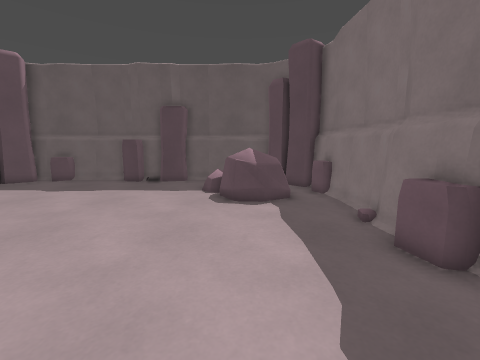
view 1 (above)

16 first-person views from a walk through a level from a Godot 3-D game. The camera is 1.2 m above the floor, tilts 8° down and sees 90° across. The floor is counted in squares, 0.5 m on a side. Each view is taken from the middle of a square. On the plan, view 1 faces up. The plan holds only what a view shows up to about 17 squares ahead; the rest is blank. Characters and animated objects are not drawn.

view 2
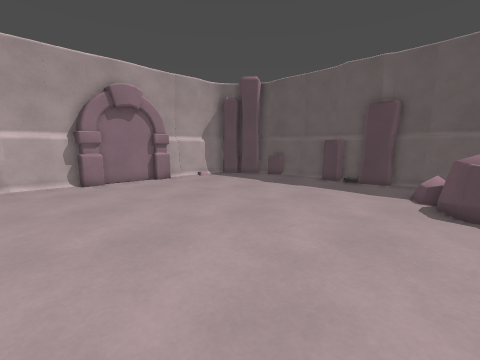

view 3
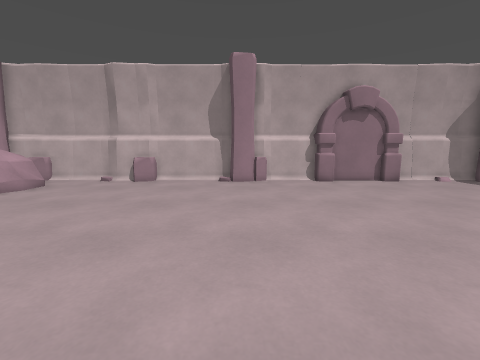

view 4
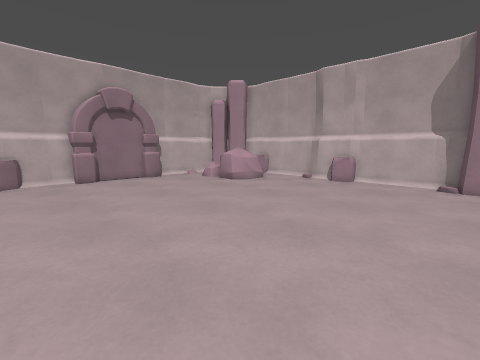

view 5
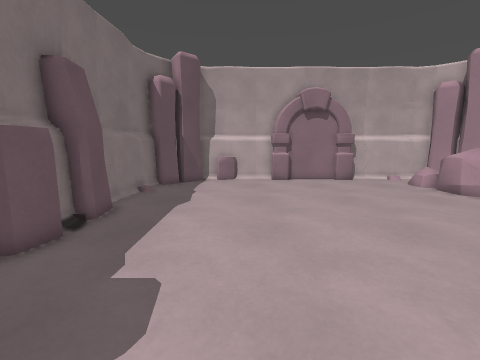

view 6
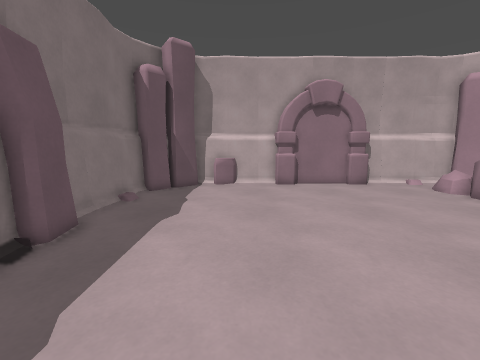

view 7
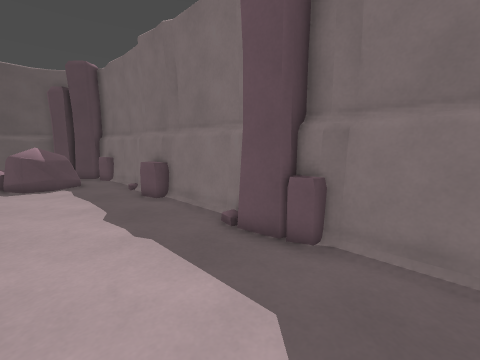

view 8
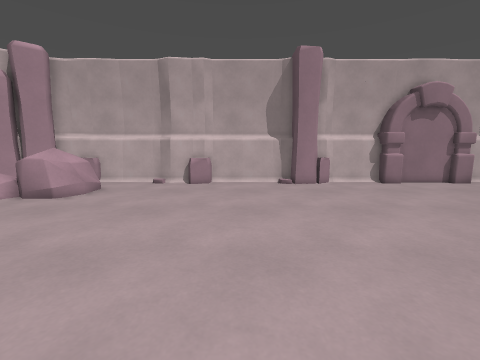

view 9
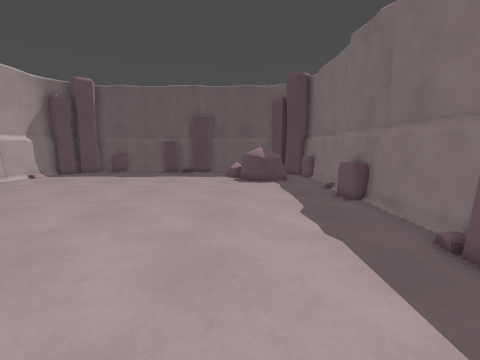

view 10
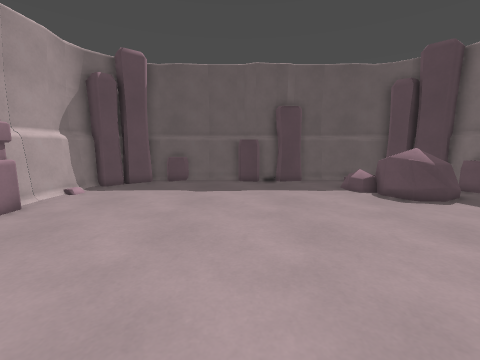

view 11
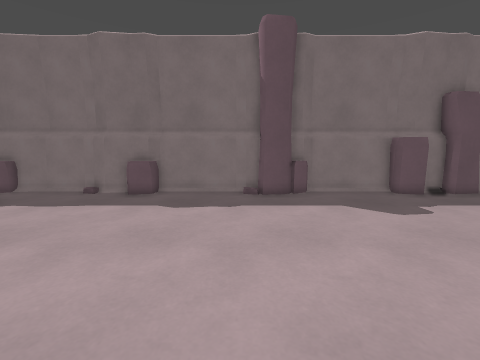

view 12
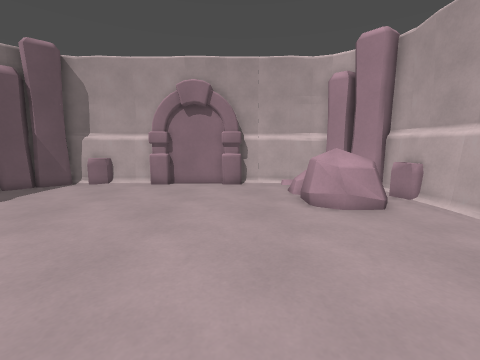

view 13
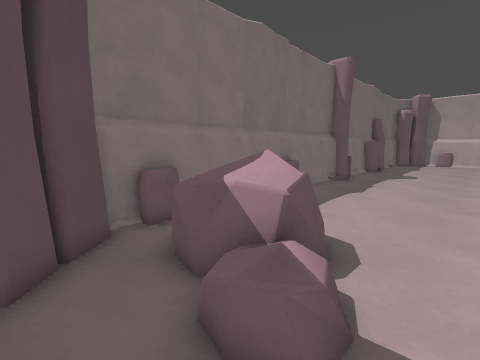

view 14
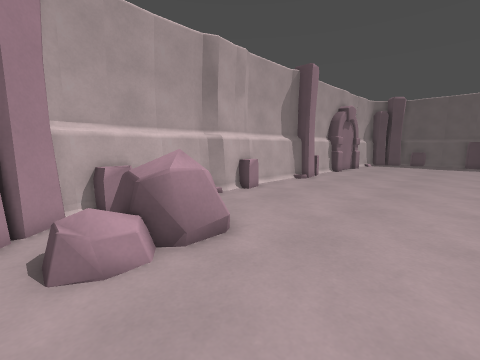

view 15
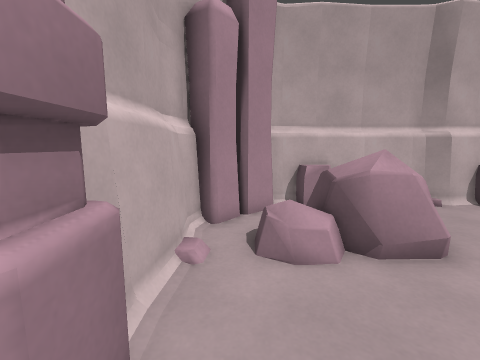

view 16
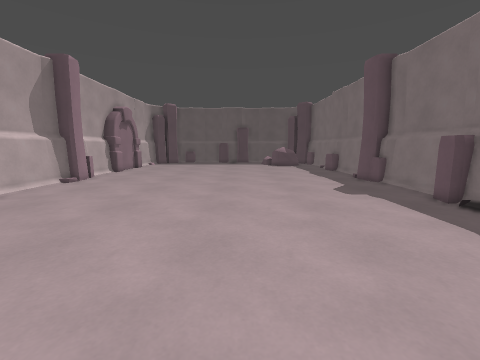

### Floor plan
Key: @ floor where view 1 was taken; # wall or solid block; . floor; = window, fence, low wall or low ledge; ^ raised ledge; R rock; O other object.
Columns run from 17 left of view 1 to 5 right of it. Each row starts with its distance up from view 1.
 17   ######### ########
 16  ###==...#####.....##
 15 ###.................###
 14 ##..............O....##
 13 #...............RRRR.=#
 12 #...............RRRR.=#
 11 #...............RRRR.=#
 10 #.................... #
  9 ##................... #
  8 ##...................#
  7 #....................##
  6 #....................##
  5 #....................^#
  4 #....................=#
  3 #.................... #
  2 #.................... #
  1 #....................#
  0 #................@...#
 -1 ##...................#
 -2 ##...................##
 -3 #....................##
 -4 #....................=#
 -5 #.................... #
 -6 #.....................#
 -7 #.................... #
 -8 #=...................^#
 -9 #=...................##
-10 #....................##
-11 #....................#
-12 #....................#
-13 #.................... #
-14 #..RR................ #
-15 #.RRRR...............=#
-16 #=  RR...............=#
-17 #= RRR...............=#
-18 ##..RO..............###
-19  ##................###
-20  ###.==#########===##
-21   #######     ######

Positions as (right, up) in squares from view 1, and headings:
1: (0, 0), facing up
2: (0, 0), facing up-left
3: (0, -2), facing left
4: (0, -2), facing down-left
5: (-1, -3), facing down
6: (-1, -5), facing down
7: (-1, -6), facing up-right
8: (-1, -6), facing left
9: (-1, -6), facing up
10: (-8, 0), facing up
11: (-8, 0), facing right
12: (-9, -5), facing down
13: (-3, 16), facing down-right
14: (-7, -19), facing up-left
15: (-7, -19), facing left
16: (-5, -19), facing up
